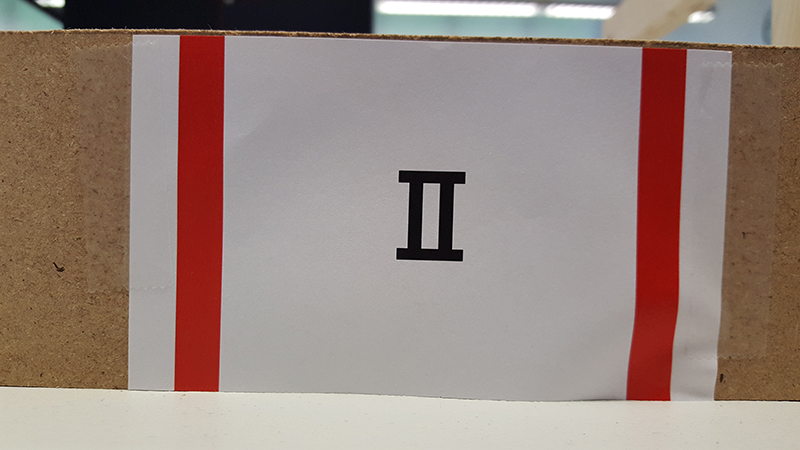
#> input picture images/2s.jpg, 800 x 450 px, found by its file name
$ python ColorDetection_old.py
#> lines starting #> are read from the running program, lines starting #| are printed output that depends on the picture; after the words box and inside, x2 and y2 are one past the last pixel; in counts of white or black regions, pixels touching at a corner belong together
import numpy as np
import cv2, math


def maskcolor(image, boundaries):
    lower = np.array(boundaries[0][0], dtype="uint8")
    upper = np.array(boundaries[0][1], dtype="uint8")
    return cv2.inRange(image, lower, upper)


def rotateImage(image, angle):
    image_center = tuple(np.array(image.shape)/2)
    rot_mat = cv2.getRotationMatrix2D(image_center, angle, 1)
    result = cv2.warpAffine(image, rot_mat, image.shape, flags=cv2.INTER_LINEAR)
    return result

img = cv2.imread('images/2s.jpg')
#> img is the input picture: shape (450, 800, 3); mean B, G, R 125.6, 133.3, 152.1

blackBoundaries = [([0, 0, 0], [20, 20, 20])]
redBoundaries = [([0, 15, 100], [50, 56, 200])]

black = maskcolor(img, blackBoundaries)
#> in maskcolor, `return cv2.inRange(image, lower, upper)`:
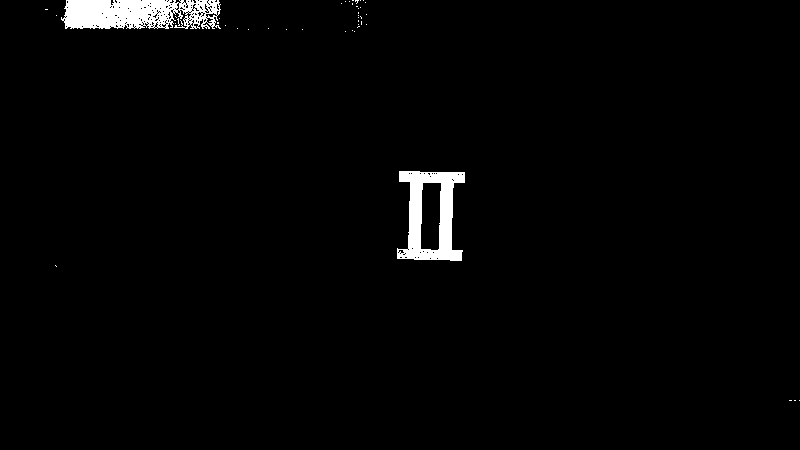
#> returned value: shape (450, 800); 1.9% white; 44 white regions (42 under 20 px), largest, box (x1, y1, x2, y2) and area: (61, 0, 221, 29) 3669, (397, 171, 465, 261) 3074
red = maskcolor(img, redBoundaries)
#> in maskcolor (call 2), `return cv2.inRange(image, lower, upper)`:
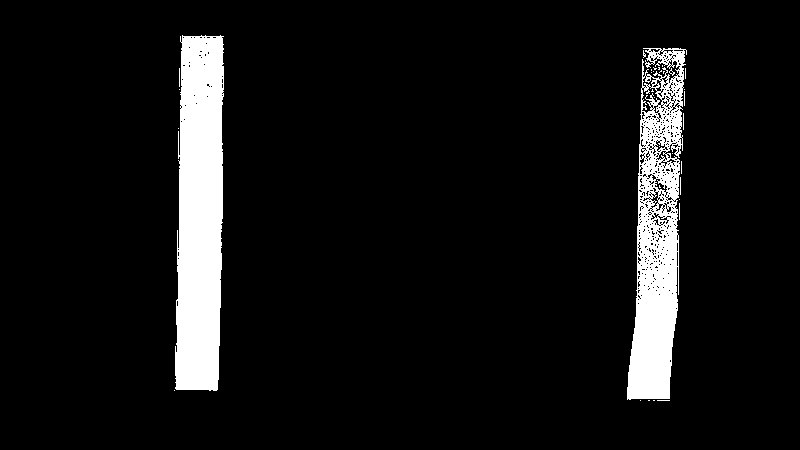
#> returned value: shape (450, 800); 7.6% white; 33 white regions (31 under 20 px), largest, box (x1, y1, x2, y2) and area: (175, 35, 224, 391) 15267, (627, 48, 687, 400) 11982

kernel = np.ones((5, 5), np.uint8)
red1 = cv2.morphologyEx(red, cv2.MORPH_CLOSE, kernel)
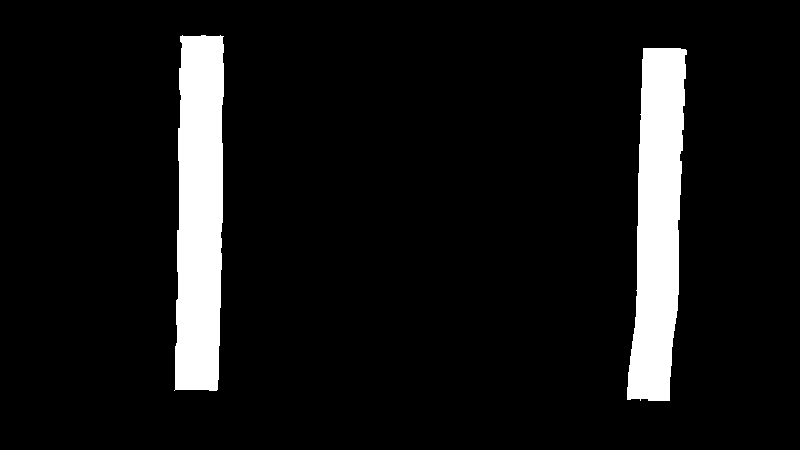
#> red1: shape (450, 800); 8.4% white; 2 white regions, box (x1, y1, x2, y2) and area: (174, 35, 224, 391) 15500, (627, 48, 687, 401) 14894
red2 = cv2.morphologyEx(red1, cv2.MORPH_OPEN, kernel)
#> red2: shape (450, 800); 8.4% white; 2 white regions, box (x1, y1, x2, y2) and area: (175, 35, 224, 391) 15496, (627, 48, 687, 401) 14886
# red1 = cv2.dilate(red, kernel, iterations=1)

#################

redPixels = cv2.findNonZero(red)
#> redPixels = contour of 27448 points, box (x1, y1, x2, y2) (174, 35, 687, 401), area 196
x, y, w, h = cv2.boundingRect(redPixels)
#> x = 174; y = 35; w = 513; h = 366
# green rectangle
cv2.rectangle(img, (x, y), (x+w, y+h), (0, 255, 0), 2)

rect = cv2.minAreaRect(redPixels)
#> rect = ((429.1, 217.5), (355.9, 506.6), -88.77)
box = cv2.boxPoints(rect)
#> box = [[678.6, 400.8], [172.1, 390], [179.7, 34.14], [686.2, 45]]
box = np.int0(box)
#> box = [[678, 400], [172, 389], [179, 34], [686, 45]]
# blue aligned rectangle
cv2.drawContours(img, [box], 0, (255, 0, 0), 2)
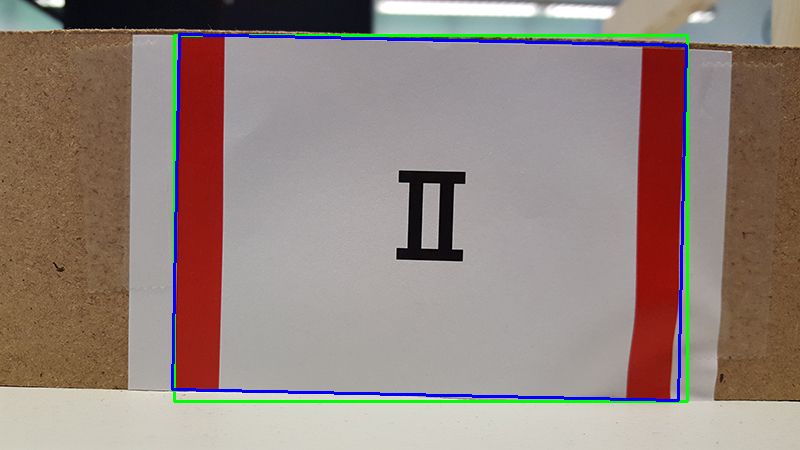
#> img: shape (450, 800, 3); mean B, G, R 125.7, 132.6, 147.9

p1 = (box[0][0], box[0][1])
#> p1 = (678, 400)
p2 = (box[1][0], box[1][1])
#> p2 = (172, 389)
p0 = (p2[0], p1[1])
#> p0 = (172, 400)

cv2.circle(img, p1, 5, (0, 255, 0), 2)
#> img: shape (450, 800, 3); 0.02% of pixels changed, all inside (x1, y1, x2, y2) = (672, 394, 685, 407)
cv2.circle(img, p2, 5, (0, 255, 0), 2)
#> img: shape (450, 800, 3); mean B, G, R 125.6, 132.7, 147.9
cv2.circle(img, p0, 5, (0, 0, 255), 2)
#> img: shape (450, 800, 3); mean B, G, R 125.6, 132.6, 147.9

angle2 = math.atan2(p1[1] - p2[1], p1[0] - p2[0])
#> angle2 = 0.0217

# img = rotateImage(img, angle2)

#################

cv2.imshow('blackmask', black)
cv2.imshow('redmask', img)

# [4 lines of commented-out code are left out]

cv2.waitKey(0)
cv2.destroyAllWindows()

$ run again, with images/150.jpg copied over images/2s.jpg
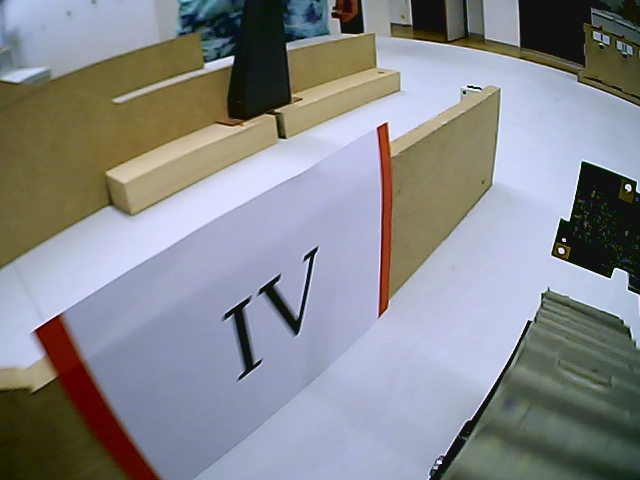
#> input picture images/150.jpg, 640 x 480 px, found by its file name
#> img is the input picture: shape (480, 640, 3); mean B, G, R 140.5, 137, 135
#> in maskcolor, `return cv2.inRange(image, lower, upper)`:
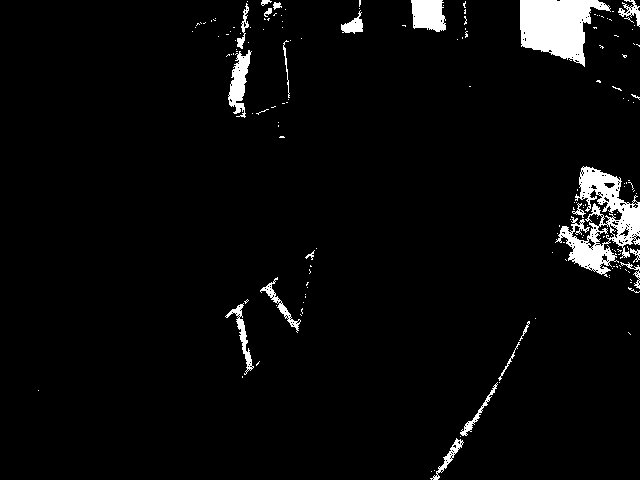
#> returned value: shape (480, 640); 4% white; 163 white regions (142 under 20 px), largest, box (x1, y1, x2, y2) and area: (555, 166, 640, 277) 3789, (520, 0, 611, 67) 3744, (411, 0, 446, 32) 915
#> red1: shape (480, 640); 0.5% white; 6 white regions (3 under 20 px), largest, box (x1, y1, x2, y2) and area: (378, 125, 392, 313) 870, (44, 318, 83, 363) 457, (36, 331, 64, 376) 208
#> red2: shape (480, 640); 0.33% white; 7 white regions, largest, box (x1, y1, x2, y2) and area: (51, 319, 79, 362) 418, (382, 229, 390, 260) 229, (382, 199, 392, 221) 180
#> redPixels = contour of 860 points, box (x1, y1, x2, y2) (36, 3, 392, 376), area 44795
#> x = 36; y = 3; w = 356; h = 373
#> rect = ((273.5, 254.8), (473.9, 234.2), -45.97)
#> `box = cv2.boxPoints(rect)`: box = [[193.1, 506.5], [24.66, 343.7], [354, 3], [522.4, 165.8]]
#> `box = np.int0(box)`: box = [[193, 506], [24, 343], [354, 3], [522, 165]]
#> `cv2.drawContours(img, [box], 0, (255, 0, 0), 2)`:
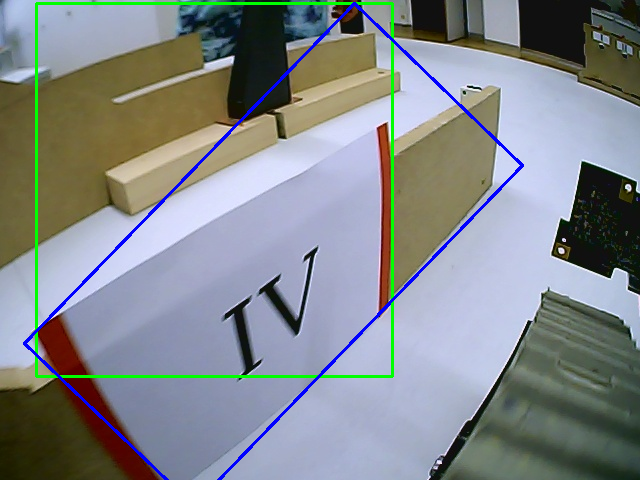
#> img: shape (480, 640, 3); mean B, G, R 140, 136.6, 131.1
#> p1 = (193, 506)
#> p2 = (24, 343)
#> p0 = (24, 506)
#> angle2 = 0.767
